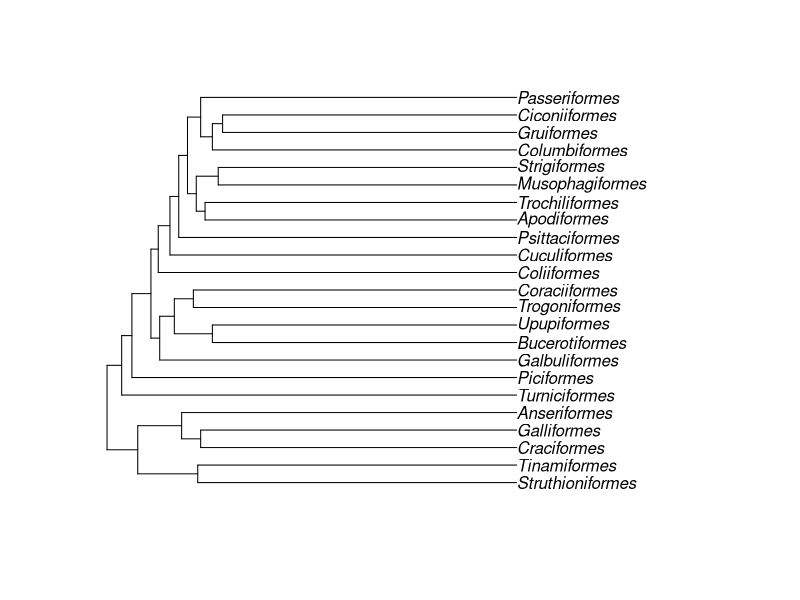

This figure's R source:
library(ape)


### Name: bird.orders
### Title: Phylogeny of the Orders of Birds From Sibley and Ahlquist
### Aliases: bird.orders
### Keywords: datasets

### ** Examples

data(bird.orders)
plot(bird.orders)



